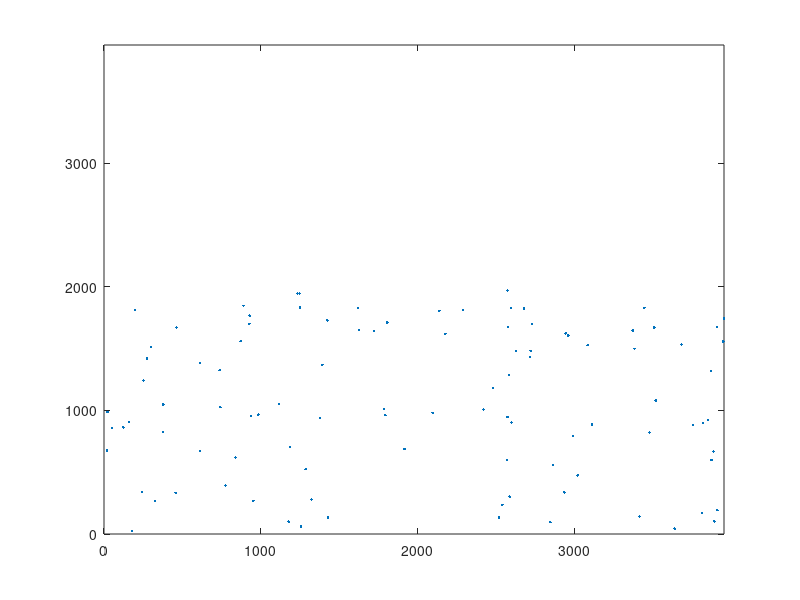
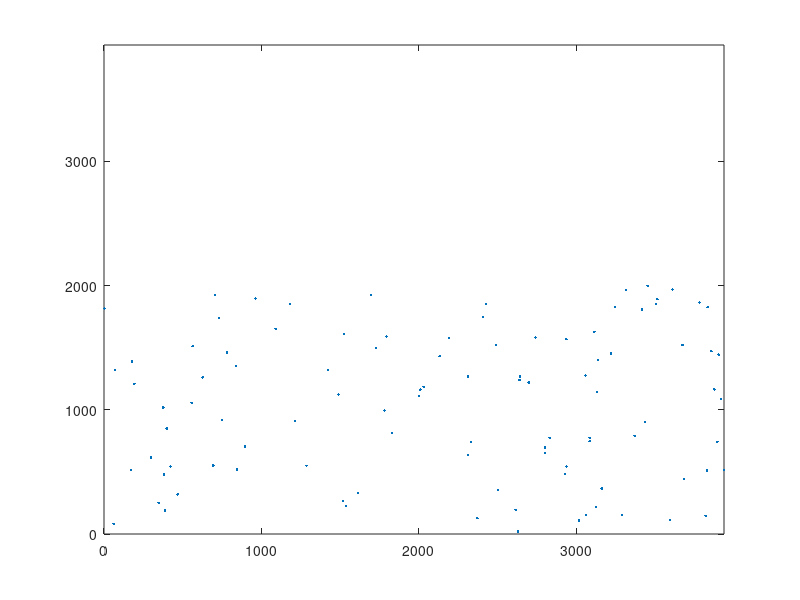

Write MATLAB code to recreate these figures, in order.
x1 =[1 1380 939
2 2848 96
3 3510 1671
4 457 334
5 3888 666
6 984 965
7 2721 1482
8 1286 525
9 2716 1432
10 738 1325
11 1251 1832
12 2728 1698
13 3815 169
14 3683 1533
15 1247 1945
16 123 862
17 1234 1946
18 252 1240
19 611 673
20 2576 1676
21 928 1700
22 53 857
23 1807 1711
24 274 1420
25 2574 946
26 178 24
27 2678 1825
28 1795 962
29 3384 1498
30 3520 1079
31 1256 61
32 1424 1728
33 3913 192
34 3085 1528
35 2573 1969
36 463 1670
37 3875 598
38 298 1513
39 3479 821
40 2542 236
41 3955 1743
42 1323 280
43 3447 1830
44 2936 337
45 1621 1830
46 3373 1646
47 1393 1368
48 3874 1318
49 938 955
50 3022 474
51 2482 1183
52 3854 923
53 376 825
54 2519 135
55 2945 1622
56 953 268
57 2628 1479
58 2097 981
59 890 1846
60 2139 1806
61 2421 1007
62 2290 1810
63 1115 1052
64 2588 302
65 327 265
66 241 341
67 1917 687
68 2991 792
69 2573 599
70 19 674
71 3911 1673
72 872 1559
73 2863 558
74 929 1766
75 839 620
76 3893 102
77 2178 1619
78 3822 899
79 378 1048
80 1178 100
81 2599 901
82 3416 143
83 2961 1605
84 611 1384
85 3113 885
86 2597 1830
87 2586 1286
88 161 906
89 1429 134
90 742 1025
91 1625 1651
92 1187 706
93 1787 1009
94 22 987
95 3640 43
96 3756 882
97 776 392
98 1724 1642
99 198 1810
100 3950 1558];
plot(x1(:,2),x1(:,3),'.')
xlim([0,max(max(x1))])
ylim([0,max(max(x1))])

x2=[1 3140 1401
2 556 1056
3 3675 1522
4 1182 1853
5 3595 111
6 962 1895
7 2030 1186
8 3507 1851
9 2642 1269
10 3438 901
11 3858 1472
12 2937 1568
13 376 1018
14 839 1355
15 706 1925
16 749 920
17 298 615
18 694 552
19 387 190
20 2801 695
21 3133 1143
22 1517 266
23 1538 224
24 844 520
25 2639 1239
26 3123 217
27 2489 1520
28 3834 1827
29 3417 1808
30 2938 543
31 71 1323
32 3245 1828
33 731 1741
34 2312 1270
35 2426 1851
36 380 478
37 2310 635
38 2830 775
39 3829 513
40 3684 445
41 171 514
42 627 1261
43 1490 1123
44 61 81
45 422 542
46 2698 1221
47 2372 127
48 177 1390
49 3084 748
50 1213 910
51 3 1817
52 1782 995
53 3896 742
54 1829 812
55 1286 550
56 3017 108
57 2132 1432
58 2000 1110
59 3317 1966
60 1729 1498
61 2408 1747
62 3292 152
63 193 1210
64 782 1462
65 2503 352
66 1697 1924
67 3821 147
68 3370 791
69 3162 367
70 3938 516
71 2741 1583
72 2330 741
73 3918 1088
74 1794 1589
75 2929 485
76 3453 1998
77 896 705
78 399 850
79 2614 195
80 2800 653
81 2630 20
82 563 1513
83 1090 1652
84 2009 1163
85 3876 1165
86 3084 774
87 1526 1612
88 1612 328
89 1423 1322
90 3058 1276
91 3782 1865
92 347 252
93 3904 1444
94 2191 1579
95 3220 1454
96 468 319
97 3611 1968
98 3114 1629
99 3515 1892
100 3060 155  
];
figure
plot(x2(:,2),x2(:,3),'.')
xlim([0,max(max(x2))])
ylim([0,max(max(x2))])